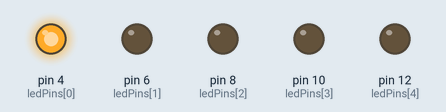
The sketch below on a simulated Arduino Uno, built with avr-gcc and run on an emulated ATmega328P. Shown: output pins drawn as LEDs (lit = HIGH).

Above: at 0.05 s.
At 0.45 s:
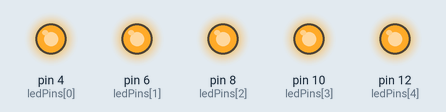
At 0.65 s:
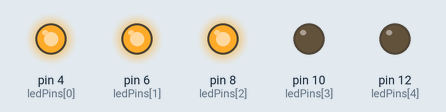
At 1.35 s:
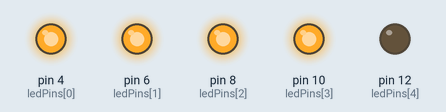
At 1.95 s:
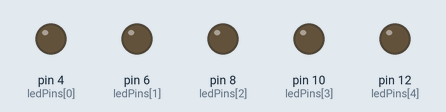
At 2.75 s:
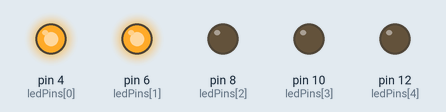
Timing chart, 0 to 3.0 s (numbered marks = the images above):
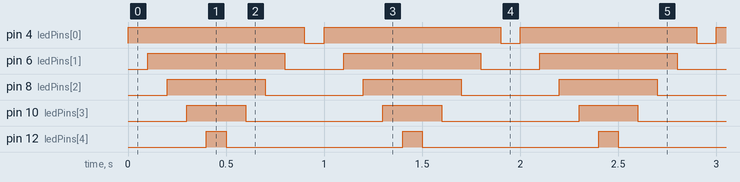

Measured:
- by itself, pin 4 (ledPins[0]): alternates HIGH for 0.90 s and LOW for 0.10 s
- by itself, pin 6 (ledPins[1]): alternates HIGH for 0.70 s and LOW for 0.30 s
- by itself, pin 8 (ledPins[2]): alternates HIGH for 0.50 s and LOW for 0.50 s
- by itself, pin 10 (ledPins[3]): alternates HIGH for 0.30 s and LOW for 0.70 s
- by itself, pin 12 (ledPins[4]): alternates HIGH for 0.10 s and LOW for 0.90 s

The sketch:

project_5-5.ino
```cpp
int ledPins[5] = { 4, 6, 8, 10, 12 };
int index;

void setup() {

  for (index = 0; index <= 4; index++)
  {
    pinMode(ledPins[index], OUTPUT);
  }

}
void loop() {

  for (index = 0; index <= 4 ; index++)
  {
    digitalWrite(ledPins[index],HIGH);
    delay(100);
  }

  for (index = 4; index >= 0 ; index--)
  {
    digitalWrite(ledPins[index],LOW);
    delay(100);
  }

}
```
